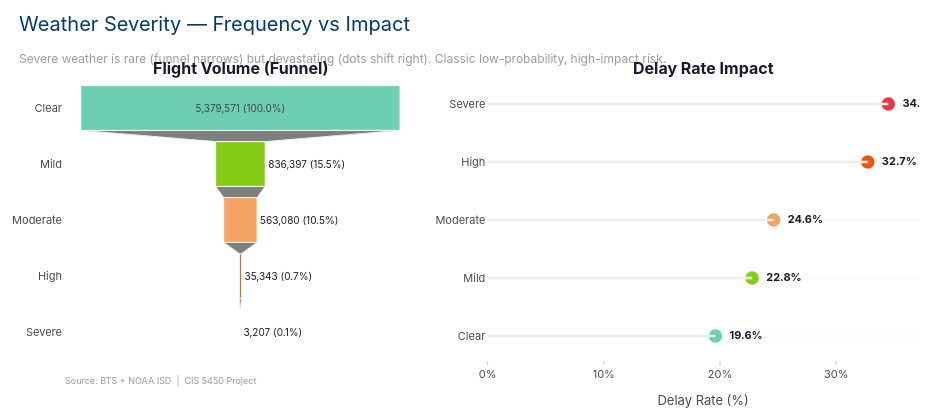

The code cell stored with this chart in its notebook:
### Markdown cell above
## Step 9: Weather severity vs. delay rate

We examine the relationship between the composite weather severity score at the
origin airport and the departure delay rate. The severity score combines precipitation,
high wind, freezing temperatures, and low visibility indicators into a single metric
(range 0–4.5).

### Code cell
severity_bins = [-0.01, 0, 1, 2, 3, 5]
severity_labels = ["Clear", "Mild", "Moderate", "High", "Severe"]
gradient = [TEAL, "#84CC16", AMBER, "#EA580C", CORAL]

df["sev_bin"] = pd.cut(df["origin_weather_severity"], bins=severity_bins, labels=severity_labels)
sev = df.groupby("sev_bin", observed=True).agg(
    rate=("DepDel15", "mean"), n=("DepDel15", "count"), avg_delay=("DepDelay", "mean")
).reset_index()

fig = make_subplots(rows=1, cols=2,
    specs=[[{"type": "funnel"}, {"type": "xy"}]],
    subplot_titles=("<b>Flight Volume (Funnel)</b>", "<b>Delay Rate Impact</b>"),
    column_widths=[0.45, 0.55], horizontal_spacing=0.08)

fig.add_trace(go.Funnel(
    y=sev["sev_bin"], x=sev["n"],
    marker=dict(color=gradient, line=dict(width=1, color="white")),
    textinfo="value+percent initial",
    texttemplate="%{value:,.0f} (%{percentInitial:.1%})",
    textfont=dict(size=10),
    hovertemplate="<b>%{y}</b><br>Flights: %{x:,.0f}<extra></extra>",
    connector=dict(line=dict(color=GRAY_LIGHT, width=1)),
), row=1, col=1)

for i, row_data in sev.iterrows():
    fig.add_shape(type="line", x0=0, x1=row_data["rate"]*100,
                  y0=i, y1=i, line=dict(color=GRAY_LIGHT, width=2.5), row=1, col=2)
fig.add_trace(go.Scatter(
    x=sev["rate"] * 100, y=list(range(len(sev))),
    mode="markers+text",
    marker=dict(size=16, color=gradient, line=dict(width=2.5, color="white"), symbol="circle"),
    text=[f" <b>{r*100:.1f}%</b>" for r in sev["rate"]],
    textposition="middle right", textfont=dict(size=11),
    hovertemplate="<b>%{customdata[0]}</b><br>Delay Rate: %{x:.1f}%<br>Avg Delay: %{customdata[1]:.1f} min<extra></extra>",
    customdata=list(zip(sev["sev_bin"], sev["avg_delay"])),
    showlegend=False,
), row=1, col=2)

fig.update_yaxes(tickmode="array", tickvals=list(range(len(sev))),
                 ticktext=sev["sev_bin"].tolist(), tickfont=dict(size=11), row=1, col=2)
fig.update_xaxes(title_text="Delay Rate (%)", ticksuffix="%", showgrid=False, row=1, col=2)

fig.update_layout(
    title=dict(text="Weather Severity — Frequency vs Impact",
               subtitle=dict(text="Severe weather is rare (funnel narrows) but devastating (dots shift right). Classic low-probability, high-impact risk.",
                             font=dict(size=12, color=GRAY_MID))),
    height=420, width=950, showlegend=False,
)
df.drop(columns="sev_bin", inplace=True)
source_note(fig)
fig.show(config=CHART_CONFIG)

### Figure 1 — Plotly figure (JSON) as saved in the notebook; plotly's stock layout.template omitted (floating-point values rounded to 4 significant figures)
{"data": [{"connector": {"line": {"color": "#EDEDED", "width": 1}}, "hovertemplate": "<b>%{y}</b><br>Flights: %{x:,.0f}<extra></extra>", "marker": {"color": ["#6ECEB2", "#84CC16", "#F4A261", "#EA580C", "#E63946"], "line": {"color": "white", "width": 1}}, "textfont": {"size": 10}, "textinfo": "value+percent initial", "texttemplate": "%{value:,.0f} (%{percentInitial:.1%})", "type": "funnel", "x": [5379571, 836397, 563080, 35343, 3207], "xaxis": "x", "y": ["Clear", "Mild", "Moderate", "High", "Severe"], "yaxis": "y"}, {"customdata": [["Clear", 10.41], ["Mild", 13.47], ["Moderate", 15.38], ["High", 22.79], ["Severe", 28.52]], "hovertemplate": "<b>%{customdata[0]}</b><br>Delay Rate: %{x:.1f}%<br>Avg Delay: %{customdata[1]:.1f} min<extra></extra>", "marker": {"color": ["#6ECEB2", "#84CC16", "#F4A261", "#EA580C", "#E63946"], "line": {"color": "white", "width": 2.5}, "size": 16, "symbol": "circle"}, "mode": "markers+text", "showlegend": false, "text": [" <b>19.6%</b>", " <b>22.8%</b>", " <b>24.6%</b>", " <b>32.7%</b>", " <b>34.5%</b>"], "textfont": {"size": 11}, "textposition": "middle right", "type": "scatter", "x": [19.61, 22.77, 24.61, 32.72, 34.49], "xaxis": "x2", "y": [0, 1, 2, 3, 4], "yaxis": "y2"}], "layout": {"annotations": [{"font": {"size": 16}, "showarrow": false, "text": "<b>Flight Volume (Funnel)</b>", "x": 0.207, "xanchor": "center", "xref": "paper", "y": 1.0, "yanchor": "bottom", "yref": "paper"}, {"font": {"size": 16}, "showarrow": false, "text": "<b>Delay Rate Impact</b>", "x": 0.747, "xanchor": "center", "xref": "paper", "y": 1.0, "yanchor": "bottom", "yref": "paper"}, {"align": "left", "font": {"color": "#9B9B9B", "size": 9}, "showarrow": false, "text": "Source: BTS + NOAA ISD  |  CIS 5450 Project", "x": 0, "xref": "paper", "y": -0.1, "yref": "paper"}], "height": 420, "shapes": [{"line": {"color": "#EDEDED", "width": 2.5}, "type": "line", "x0": 0, "x1": 19.61, "xref": "x2", "y0": 0, "y1": 0, "yref": "y2"}, {"line": {"color": "#EDEDED", "width": 2.5}, "type": "line", "x0": 0, "x1": 22.77, "xref": "x2", "y0": 1, "y1": 1, "yref": "y2"}, {"line": {"color": "#EDEDED", "width": 2.5}, "type": "line", "x0": 0, "x1": 24.61, "xref": "x2", "y0": 2, "y1": 2, "yref": "y2"}, {"line": {"color": "#EDEDED", "width": 2.5}, "type": "line", "x0": 0, "x1": 32.72, "xref": "x2", "y0": 3, "y1": 3, "yref": "y2"}, {"line": {"color": "#EDEDED", "width": 2.5}, "type": "line", "x0": 0, "x1": 34.49, "xref": "x2", "y0": 4, "y1": 4, "yref": "y2"}], "showlegend": false, "title": {"subtitle": {"font": {"color": "#9B9B9B", "size": 12}, "text": "Severe weather is rare (funnel narrows) but devastating (dots shift right). Classic low-probability, high-impact risk."}, "text": "Weather Severity — Frequency vs Impact"}, "width": 950, "xaxis": {"anchor": "y", "domain": [0.0, 0.414]}, "xaxis2": {"anchor": "y2", "domain": [0.494, 1.0], "showgrid": false, "ticksuffix": "%", "title": {"text": "Delay Rate (%)"}}, "yaxis": {"anchor": "x", "domain": [0.0, 1.0]}, "yaxis2": {"anchor": "x2", "domain": [0.0, 1.0], "tickfont": {"size": 11}, "tickmode": "array", "ticktext": ["Clear", "Mild", "Moderate", "High", "Severe"], "tickvals": [0, 1, 2, 3, 4]}}}
